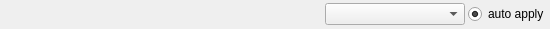
<ui version="4.0" >
 <class>ComboItem</class>
 <widget class="QWidget" name="ComboItem" >
  <property name="geometry" >
   <rect>
    <x>0</x>
    <y>0</y>
    <width>550</width>
    <height>29</height>
   </rect>
  </property>
  <property name="baseSize" >
   <size>
    <width>100</width>
    <height>20</height>
   </size>
  </property>
  <property name="windowTitle" >
   <string>ComboItem</string>
  </property>
  <layout class="QHBoxLayout" >
   <property name="spacing" >
    <number>3</number>
   </property>
   <property name="margin" >
    <number>1</number>
   </property>
   <item>
    <widget class="QLabel" name="nameLabel" >
     <property name="minimumSize" >
      <size>
       <width>240</width>
       <height>20</height>
      </size>
     </property>
     <property name="maximumSize" >
      <size>
       <width>240</width>
       <height>30</height>
      </size>
     </property>
     <property name="text" >
      <string/>
     </property>
    </widget>
   </item>
   <item>
    <spacer>
     <property name="orientation" >
      <enum>Qt::Horizontal</enum>
     </property>
     <property name="sizeType" >
      <enum>QSizePolicy::MinimumExpanding</enum>
     </property>
     <property name="sizeHint" stdset="0" >
      <size>
       <width>0</width>
       <height>0</height>
      </size>
     </property>
    </spacer>
   </item>
   <item>
    <layout class="QVBoxLayout" >
     <property name="spacing" >
      <number>6</number>
     </property>
     <property name="margin" >
      <number>0</number>
     </property>
     <item>
      <widget class="QComboBox" name="combo" >
       <property name="sizePolicy" >
        <sizepolicy vsizetype="Fixed" hsizetype="Fixed" >
         <horstretch>0</horstretch>
         <verstretch>0</verstretch>
        </sizepolicy>
       </property>
       <property name="minimumSize" >
        <size>
         <width>140</width>
         <height>0</height>
        </size>
       </property>
       <property name="maximumSize" >
        <size>
         <width>176</width>
         <height>16777215</height>
        </size>
       </property>
      </widget>
     </item>
    </layout>
   </item>
   <item>
    <widget class="QRadioButton" name="radioButton" >
     <property name="text" >
      <string>auto apply</string>
     </property>
     <property name="checked" >
      <bool>true</bool>
     </property>
    </widget>
   </item>
  </layout>
 </widget>
 <resources>
  <include location="QtAutoGui.qrc" />
 </resources>
 <connections/>
</ui>
